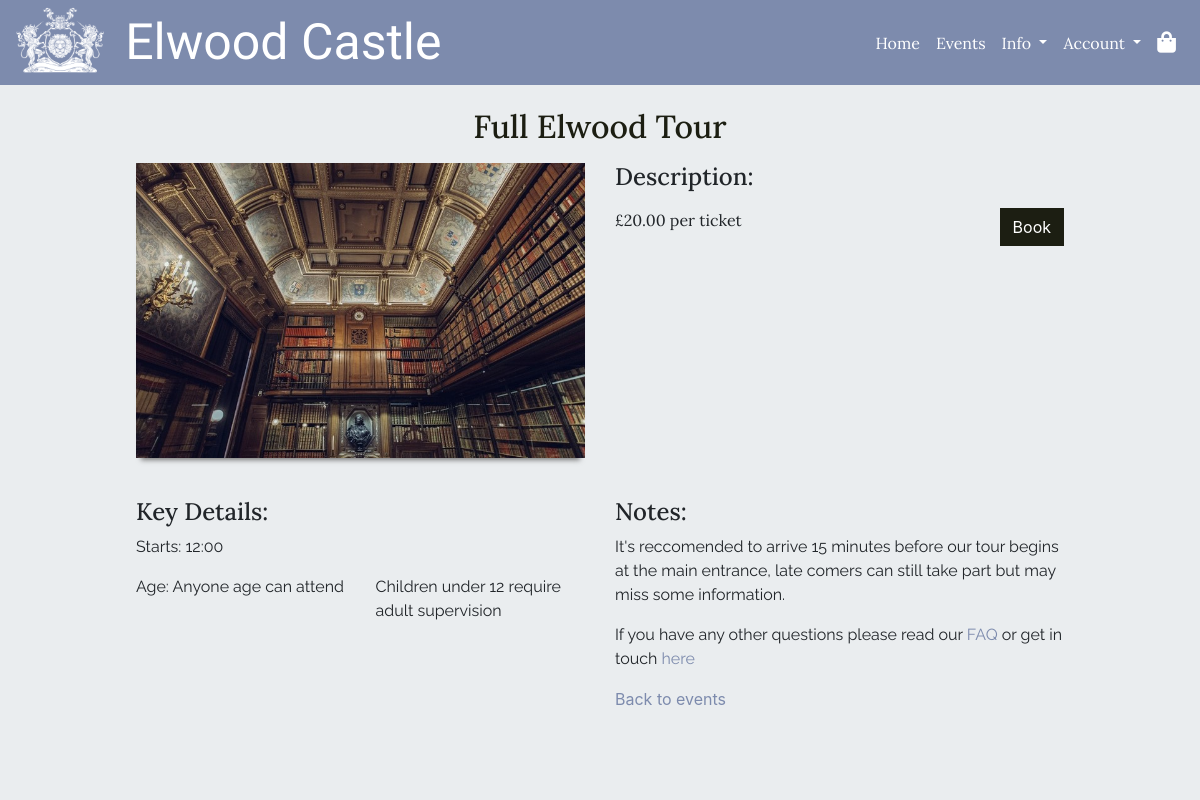
/events/1/, run on an earlier commit of the app's database.
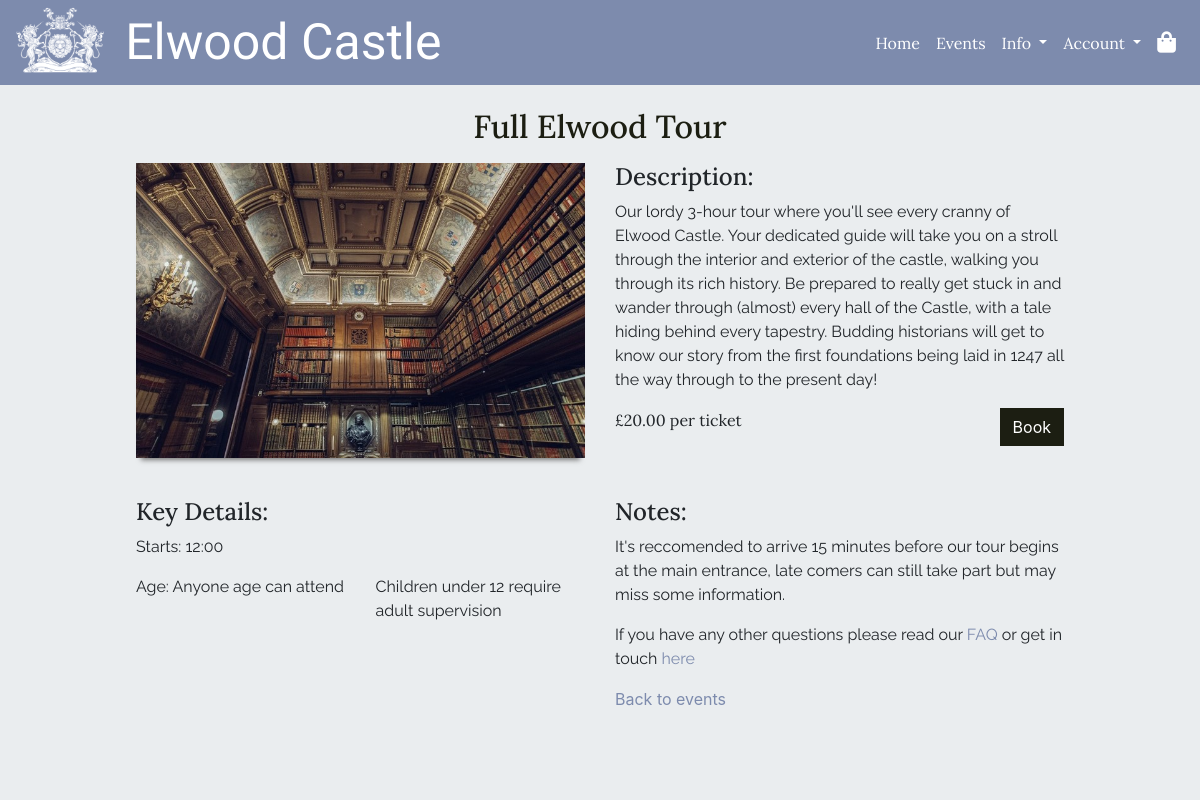
And on a later commit of the database.
### events/models.py (models this page shows, shortened)
class Event(models.Model):
    category = models.ForeignKey('Category', null=True, blank=True,
                                 on_delete=models.SET_NULL)
    name = models.CharField(max_length=254)
    description = models.TextField()
    price = models.DecimalField(max_digits=8, decimal_places=2, blank=False)
    start_time = models.TimeField()
    rating = models.DecimalField(max_digits=2, decimal_places=1, null=True,
                                 blank=True)
    day_ticket_limit = models.PositiveIntegerField(blank=False,
                                                   validators=[
                                                      MaxValueValidator(100)
                                                    ])
    supervision = models.BooleanField(default=True, null=True, blank=True)
    age_restricted = models.BooleanField(default=True, null=True, blank=False)
    image = models.ImageField(null=True, blank=True)

### events/views.py (the view)
def event_info(request, event_id):
    try:
        event = Event.objects.get(pk=event_id)
    except Event.DoesNotExist:
        messages.error(request, "Sorry, we couldn't find that event")
        return redirect(reverse('events'))
    template = 'events/event_details.html'
    context = {
        'event': event,
    }
    return render(request, template, context)

### basket/contexts.py (called while the page is built)
def basket_items(request):
    basket_items = []
    total = 0
    basket = request.session.get('basket', {})
    context = {
        'basket_items': basket_items,
        'total': total,
    }
    return context

### events/templates/events/event_details.html
{% extends 'base.html' %}
{% block content %}
<div class="color-overlay">
    <div class="container-fluid guttered p-3">
        <div class="row pt-2 mb-2">
            <div class="col-12 text-center">
                <h2 class="heading-text color-title underlined mb-2">{{event.name}}</h2>
            </div>
        </div>
        <div class="row mb-3">
            <div class="col-12 col-lg-6 mb-2">
                <img class="img-fluid below-shadow" src="{{ event.image.url }}" alt="{{event.name}} image">
            </div>
            <div class="col-12 col-lg-6">
                <h3 class="heading-text text-l">Description:</h3>
                <p class="text-m body-text order-1 order-md-0">{{event.description}}</p>
                <div class="order-0 order-md-1">
                    <p class="d-inline heading-text">£{{ event.price }} per ticket</p>
                    <a href="{% url 'book_event' event.id %}" class="float-right btn button">Book</a>
                </div>
            </div>
        </div>
        <div  class="row py-3">
            <div class="col-12 col-md-6">
                <div class="row">
                    <div class="col-12">
                        <h3 class="heading-text text-l">Key Details:</h3>
                    </div>
                    <div class="col-12">
                        <p class="body-text">Starts: {{event.start_time|time:"H:i"}}</p>
                    </div>
                    <div class="col-12 col-lg-6">
                        <p class="body-text">Age: Anyone age can attend</p>
                    </div>
                    <div class="col-12 col-lg-6">
                        <p class="body-text">Children under 12 require adult supervision</p>
                    </div>
                </div>
            </div>
            <div class="col-12 col-md-6">
                <div class="row">
                    <div class="col-12">
                        <h3 class="heading-text text-l">Notes:</h3>
                    </div>
                    <div class="col-12">
                        <p class="body-text">
                            {% if event.category.name == "tours" %}
                                It's reccomended to arrive 15 minutes before our tour begins at the main entrance, late comers can still take part but may miss some information.
                            {% endif %}
                        </p>
                    </div>
                    <div class="col-12">
                        <p class="body-text">If you have any other questions please read our <a href="#" class="text-link">FAQ</a>
                            or get in touch <a href="#" class="text-link">here</a></p>
                    </div>
                    <div class="col-12">
                        <a href="{% url 'events' %}" class="text-link">Back to events</a>
                    </div>
                </div>
            </div>
        </div>
    </div>
</div>
{% endblock %}

What changed in the data, as far as the page shows it:
changed Event "Full Elwood Tour": description (not shown) → "Our lordy 3-hour tour where you'll see every cranny of Elwood Castle. Your dedicated guide will take you on a stroll through the interior and exterior of the castle, walking you through its rich history. Be prepared to really get stuck in and wander through (almost) every hall of the Castle, with a tale hiding behind every tapestry. Budding historians will get to know our story from the first foundations being laid in 1247 all the way through to the present day!"
